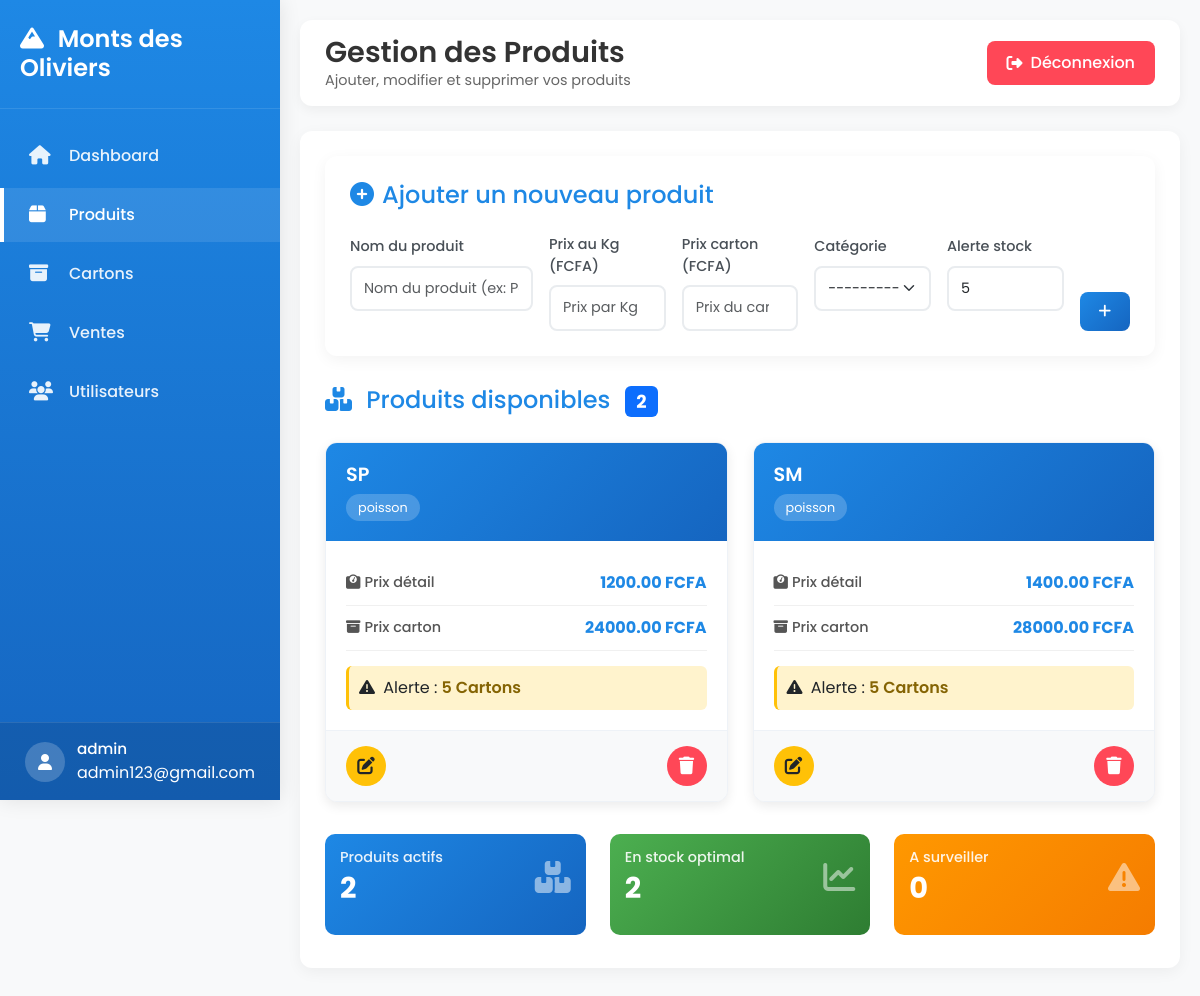
/produits/ (signed in), run on an earlier commit of the app's database.
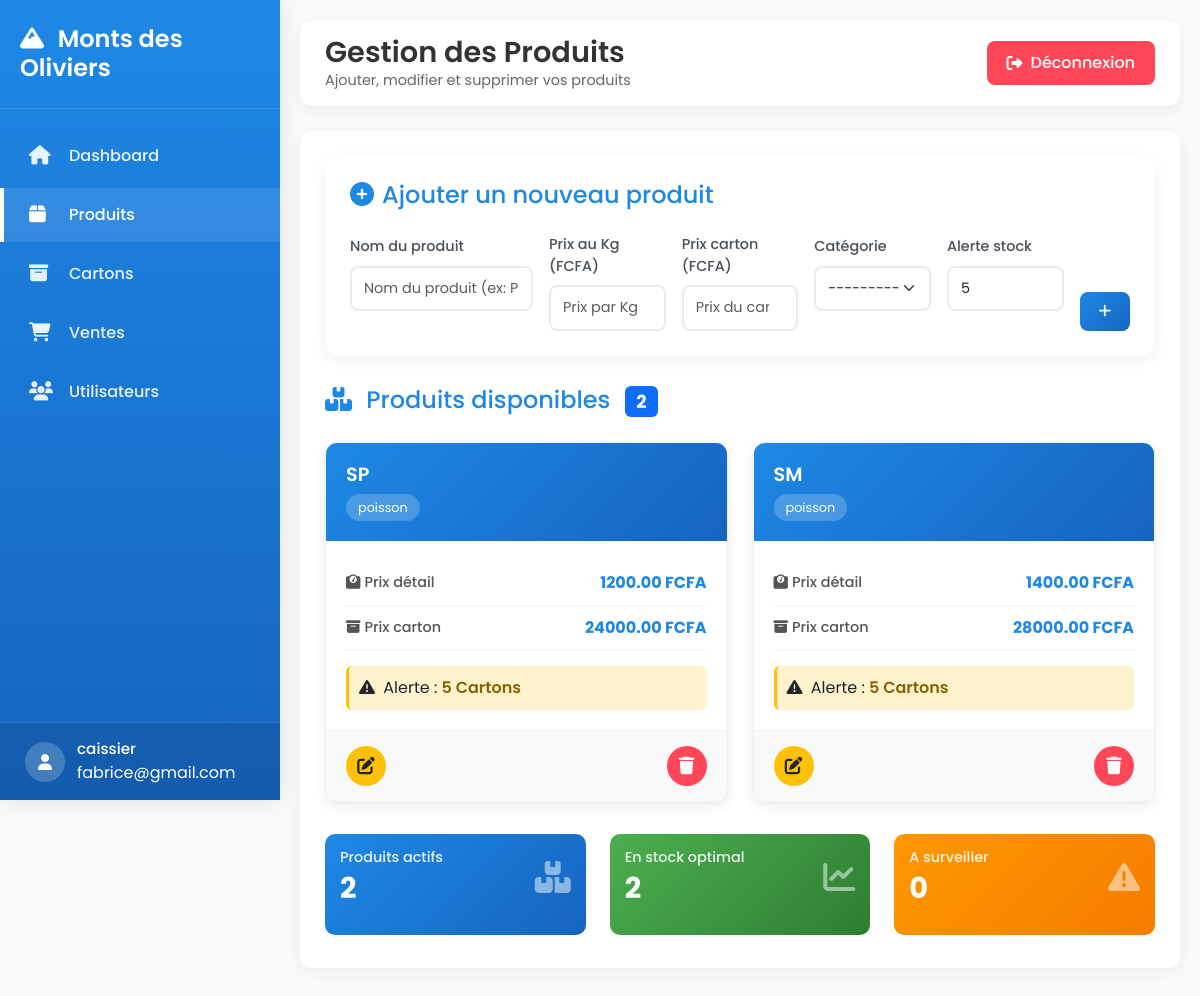
And on a later commit of the database.
### stock_produit/models/user.py (models this page shows, shortened)
class User(AbstractUser):
    USER_TYPE_CHOICES = [
        ('admin', 'Admin'),
        ('caissier', 'Caissier'),
    ]
    username = None
    email = models.EmailField(unique=True)
    user_type = models.CharField(max_length=10, choices=USER_TYPE_CHOICES)
    USERNAME_FIELD = 'email'
    REQUIRED_FIELDS = []

### stock_produit/views.py (the view)
# urls.py: path("produits/", views.produits, name="produits"),
@login_required
def produits(request):
    produits = Produit.objects.all()
    if request.method == "POST":
        form = ProduitForm(request.POST)
        if form.is_valid():
            form.save()
            return redirect("produits")
    else:
        form = ProduitForm()
    return render(request, "Produit/produits.html", {
        "produits": produits,
        "form": form,
    })

### stock_produit/forms.py
class ProduitForm(forms.ModelForm):
    class Meta:
        model = Produit
        fields = [
            "name",
            "price_per_kg",
            "carton_price",
            "category",
            "stock_alert",
        ]
        widgets = {
            "name": forms.TextInput(attrs={
                "class": "form-control",
                "placeholder": "Nom du produit (ex: Poulet entier)"
            }),
            "price_per_kg": forms.NumberInput(attrs={
                "class": "form-control",
                "placeholder": "Prix par Kg (FCFA)"
            }),
            "carton_price": forms.NumberInput(attrs={
                "class": "form-control",
                "placeholder": "Prix du carton (FCFA)"
            }),
            "category": forms.Select(attrs={
                "class": "form-select"
            }),
            "stock_alert": forms.NumberInput(attrs={
                "class": "form-control",
                "placeholder": "Seuil d’alerte stock (cartons)"
            }),
        }

### stock_produit/templates/Produit/produits.html (shortened to what the changed rows need)
{% extends "Base/base.html" %}
{% block page_title %}Gestion des Produits{% endblock %}

### stock_produit/templates/Base/base.html (shortened to what this page needs)
<!DOCTYPE html>
<html lang="fr">
<head>
    <link href="https://cdn.jsdelivr.net/npm/bootstrap@5.3.2/dist/css/bootstrap.min.css" rel="stylesheet">
    <link href="https://cdnjs.cloudflare.com/ajax/libs/font-awesome/6.5.1/css/all.min.css" rel="stylesheet">
</head>
<body>
    <div class="sidebar" id="sidebar">
        <div class="sidebar-header">
            <h3><i class="fas fa-mountain me-2"></i> Monts des Oliviers</h3>
        </div>
        <div class="sidebar-menu">
            <ul>
                <li>
                    <a href="{% url 'dashboard' %}" class="{% if request.path == '/dashboard/' %}active{% endif %}">
                        <i class="fas fa-home"></i>
                        <span>Dashboard</span>
                    </a>
                </li>
                <li>
                    <a href="{% url 'produits' %}" class="{% if 'produits' in request.path %}active{% endif %}">
                        <i class="fas fa-box"></i>
                        <span>Produits</span>
                    </a>
                </li>
                <li>
                    <a href="{% url 'cartons' %}" class="{% if 'cartons' in request.path %}active{% endif %}">
                        <i class="fas fa-archive"></i>
                        <span>Cartons</span>
                    </a>
                </li>
                <li>
                    <a href="{% url 'ventes' %}" class="{% if 'ventes' in request.path %}active{% endif %}">
                        <i class="fas fa-shopping-cart"></i>
                        <span>Ventes</span>
                    </a>
                </li>
                <li>
                    <a href="{% url 'users' %}" class="{% if 'users' in request.path %}active{% endif %}">
                        <i class="fas fa-users"></i>
                        <span>Utilisateurs</span>
                    </a>
                </li>
            </ul>
        </div>
        <div class="user-profile">
            <div class="user-info">
                <div class="user-avatar">
                    <i class="fas fa-user"></i>
                </div>
                <div>
                    {% if request.user.is_authenticated %}
                    <div class="user-name">{{ request.user.user_type }}</div>
                    <span>{{ request.user.email }}</span>
                    {% endif %}
                </div>
            </div>
        </div>
    </div>
    <div class="main-content" id="mainContent">
        <nav class="top-navbar">
            <div class="left-header">
                <div class="page-title">
                    <h1>{% block page_title %}Dashboard{% endblock %}</h1>
                    <p>{% block page_subtitle %}Gestion des opérations commerciales{% endblock %}</p>
                </div>
            </div>
            <div class="top-actions">
                <a href="{% url 'deconnexion' %}" class="logout-btn">
                    <i class="fas fa-sign-out-alt"></i>
                    Déconnexion
                </a>
            </div>
        </nav>
        <div class="content-card fade-in">
            {% block content %}{% endblock %}
        </div>
    </div>
</body>
</html>

What changed in the data, as far as the page shows it:
changed User: user.user_type "admin" → "caissier"; user.email "admin123@gmail.com" → "fabrice@gmail.com"
